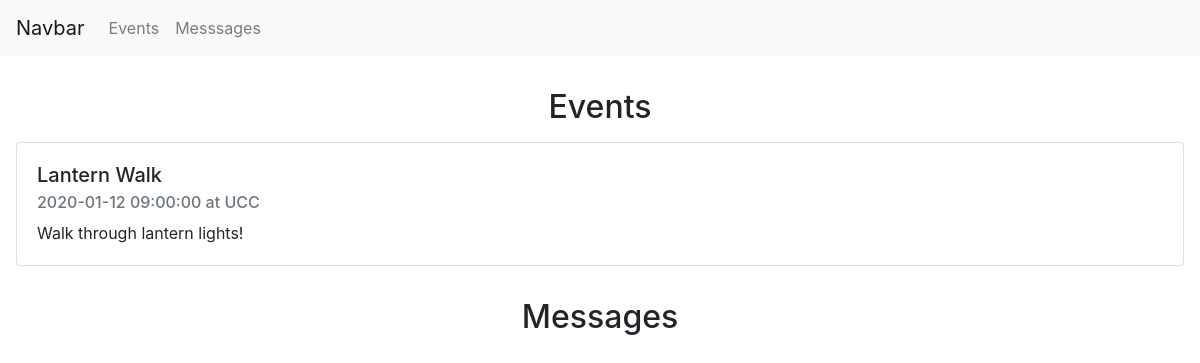
Page /home on the earlier database version.
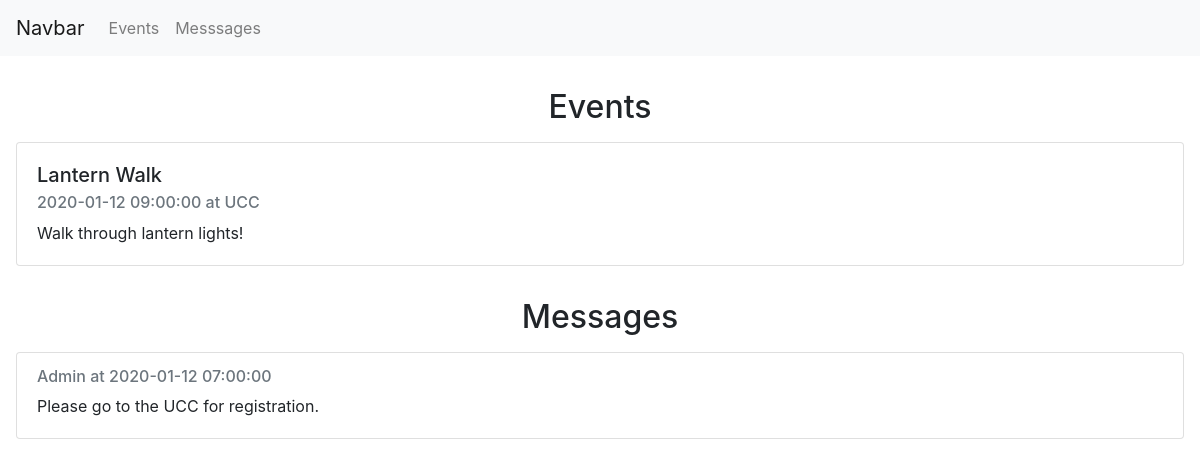
Same page on the later database version.
### app/models.py (models this page shows, shortened)
class Event(db.Model):
    id = db.Column(db.Integer, primary_key=True)
    title = db.Column(db.String(200), index=True, unique=True)
    timestamp = db.Column(db.DateTime, index=True)
    location = db.Column(db.String(200), index=True)
    description = db.Column(db.String(500), index=True)

class Message(db.Model):
    id = db.Column(db.Integer, primary_key=True)
    text = db.Column(db.String(500), index=True, unique=True)
    timestamp = db.Column(db.DateTime, index=True)
    user_id = db.Column(db.Integer, db.ForeignKey('user.id'), nullable=False)

class User(db.Model):
    id = db.Column(db.Integer, primary_key=True)
    username = db.Column(db.String(64), index=True, unique=True)
    password_hash = db.Column(db.String(128))
    admin = db.Column(db.Integer)
    messages = db.relationship('Message', backref='user', lazy=True)

### app/routes.py (the view)
@app.route('/')
@app.route('/home')
def events():
    events = Event.query.order_by(desc(Event.timestamp)).all()
    messages = Message.query.join(User).add_columns(User.id, User.username, Message.text, Message.timestamp).order_by(desc(Message.timestamp)).all()
    return render_template('home.html', events=events, messages=messages)

### app/templates/home.html
{% extends "base.html" %}
{% block content %}
<div>
    <h2 class="text-center" style="margin-top:1em;">Events</h2>
</div>
{% for event in events %}
<div class="card" style="margin:1em;">
    <div class="card-body">
      <h5 class="card-title">{{ event.title }}</h5>
      <h6 class="card-subtitle mb-2 text-muted">{{ event.timestamp }} at {{ event.location }}</h6>
      <p class="card-text">{{ event.description }}</p>
    </div>
  </div>
{% endfor %}
<div>
    <h2 class="text-center" style="margin-top:1em;">Messages</h2>
</div>
{% for message in messages %}
<div class="card" style="margin:1em;">
    <div class="card-body">
      <h6 class="card-subtitle mb-2 text-muted">{{ message.username }} at {{ message.timestamp }}</h6>
      <p class="card-text">{{ message.text }}</p>
    </div>
  </div>
{% endfor %}
{% endblock %}

### app/templates/base.html (shortened to what this page needs)
<!doctype html>
<html>
    <head>
        <link rel="stylesheet" href="https://maxcdn.bootstrapcdn.com/bootstrap/4.0.0/css/bootstrap.min.css">
    </head>
    <body>
        <nav class="navbar navbar-expand-lg navbar-light bg-light">
            <a class="navbar-brand" href="#">Navbar</a>
            <div class="collapse navbar-collapse" id="navbarNavAltMarkup">
              <div class="navbar-nav">
                <a class="nav-item nav-link" href="#events">Events</a>
                <a class="nav-item nav-link" href="#messages">Messsages</a>
              </div>
            </div>
        </nav>
        <div id="content">{% block content %}{% endblock %}</div>
    </body>
</html>

Differences in the rows shown:
added Message: username "Admin", timestamp "2020-01-12 07:00:00", text "Please go to the UCC for registration."
